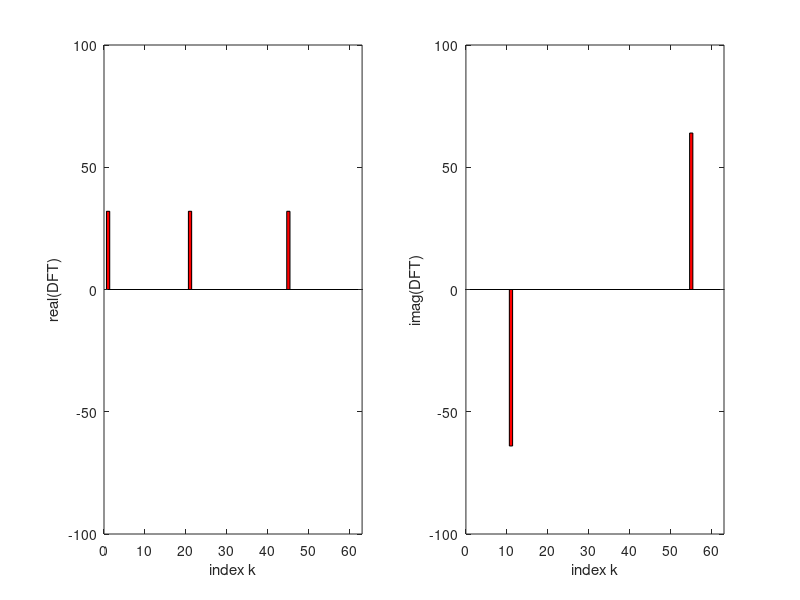
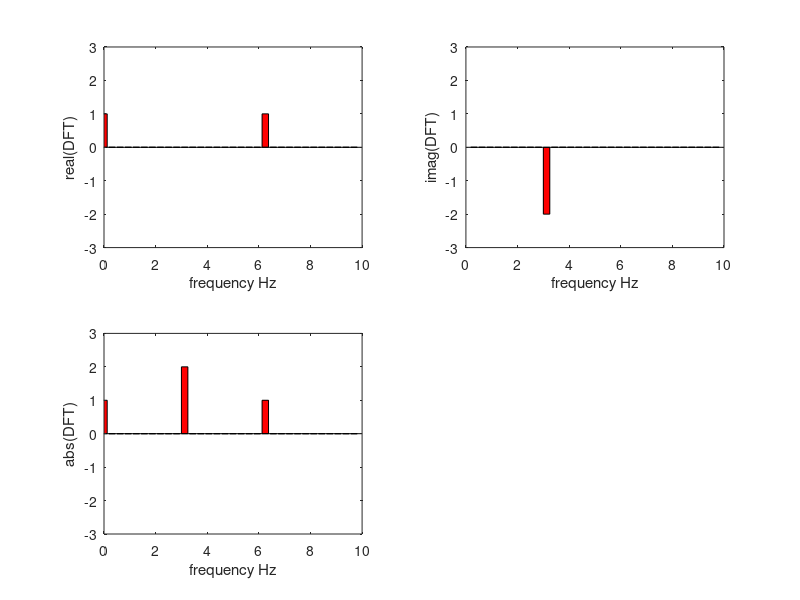

These charts were generated, in order, by the following MATLAB code:
clf; nt=64; T=3.2; dt=T/nt
df=1/T
fmax=(nt/2)*df
t=0:dt:(nt-1)*dt; y=0.5 + 2*sin(2*pi*3.125*t)+cos(2*pi*6.25*t);
plot(t,y),pause
f=0:df:(nt-1)*df; Y=fft(y);
figure(1);
subplot(121); bar(real(Y),'r'); axis([0 63 -100 100])
xlabel('index k'); ylabel('real(DFT)')
subplot(122); bar(imag(Y),'r'); axis([0 63 -100 100])
xlabel('index k'); ylabel('imag(DFT)')
fss=0:df:(nt/2-1)*df;
Yss=zeros(1,nt/2); Yss(1:nt/2)=(2/nt)*Y(1:nt/2);
figure(2);
subplot(221); bar(fss,real(Yss),'r'); axis([0 10 -3 3])
xlabel('frequency Hz'); ylabel('real(DFT)')
subplot(222); bar(fss,imag(Yss),'r'); axis([0 10 -3 3])
xlabel('frequency Hz'); ylabel('imag(DFT)')
subplot(223); bar(fss,abs(Yss),'r'); axis([0 10 -3 3])
xlabel('frequency Hz'); ylabel('abs(DFT)')
